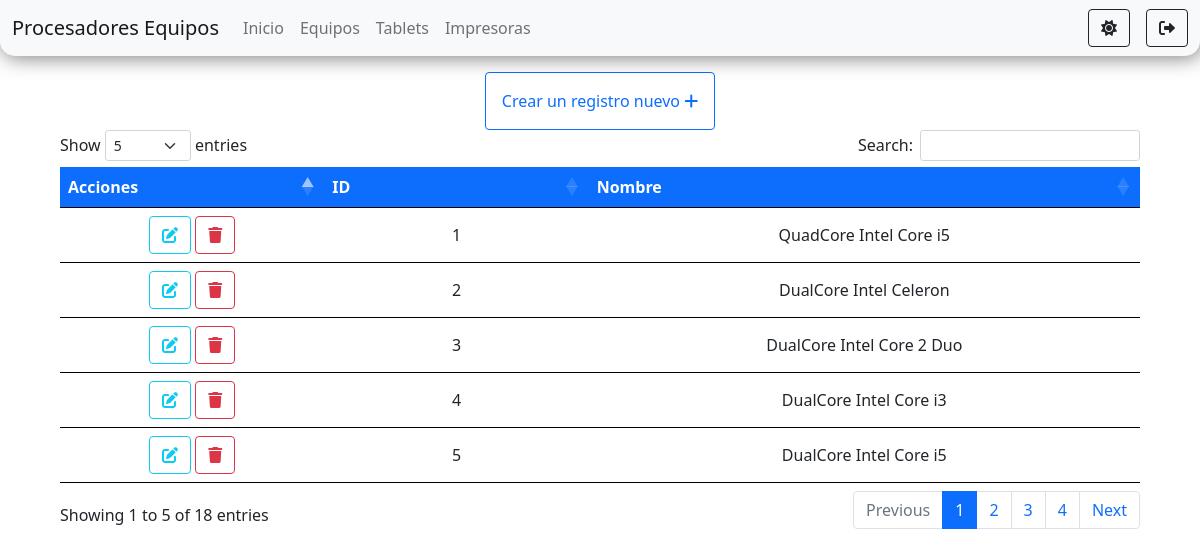
/components/addElements/procesadores.php (signed in), run on the app's committed database.
### tables this page shows
CREATE TABLE `procesador` (
  `id` int(11) NOT NULL,
  `nombre` varchar(100) NOT NULL
);

### tables/tables.php (called while the page is built, shortened)
<?php
    $procesadores = "SELECT * FROM procesador";
    $procesadorResult = $connection->query($procesadores);
?>

### components/addElements/procesadores.php (the view, shortened to what this page needs)
<?php
    require_once('../../connection/connection.php');
    require_once('../../tables/tables.php');
?>
<!doctype html>
<html lang="es">
<head>
    <link rel="stylesheet" href="https://cdnjs.cloudflare.com/ajax/libs/font-awesome/6.0.0-beta2/css/all.min.css" />
    <link href="https://cdn.jsdelivr.net/npm/bootstrap@5.1.2/dist/css/bootstrap.min.css" rel="stylesheet"
>
    <link rel="stylesheet" href="https://cdn.datatables.net/1.11.3/css/dataTables.bootstrap5.min.css">
    <link rel="stylesheet" href="../../styles/styles.css">
</head>
<body id="body">
    <nav class="navbar navbar-expand-lg navbar-light bg-light" id="navbar">
        <div class="container-fluid">
            <a class="navbar-brand" href="#">Procesadores Equipos</a>
            <div class="collapse navbar-collapse" id="navbarSupportedContent">
                <ul class="navbar-nav me-auto mb-2 mb-lg-0">
                <li class="nav-item">
                        <a class="nav-link" href="../../index.php">Inicio</a>
                    </li>
                    <li class="nav-item">
                        <a class="nav-link" href="../../pages/equipos/equipos.php">Equipos</a>
                    </li>
                    <li class="nav-item">
                        <a class="nav-link" href="../../pages/tablets/tablets.php">Tablets</a>
                    </li>
                    <li class="nav-item">
                        <a class="nav-link" href="../../pages/impresoras/impresoras.php">Impresoras</a>
                    </li>
                </ul>
                <div class="d-flex">
                    <button class="btn me-3 btn-outline-dark" id="btn-oscuro" onclick="onModoOscuro()"  title="Modo oscuro"><i class="fas fa-sun"></i></button>
                    <a href="../../components/router.php?page=logout" class="btn btn-outline-dark" id="btn-salir" title="Salir"><i class="fas fa-sign-out-alt"></i></a>
                </div>
            </div>
        </div>
    </nav>
    <div class="container-fluid d-flex flex-column align-items-center mt-3">
        <a onclick="addProcesadores()" class="btn btn-outline-primary p-3">Crear un registro nuevo <i class='fas fa-plus' ></i></a>
        <div class="tabla">
            <table id="equipos" class="table text-center mt-4">
                <thead>
                    <tr class="bg-primary text-white">
                        <th>Acciones</th>
                        <th scope="col">ID</th>
                        <th scope="col">Nombre</th>
                    </tr>
                </thead>
                <tbody>
                    <?php
                        if($procesadorResult ->num_rows>0){
                            while($row = $procesadorResult ->fetch_assoc()){
                    ?>
                    <tr>
                        <td>
                            <a onclick="editProcesadores(<?php echo $row['id']?>, '<?php echo $row['nombre'] ?>')"  class="btn btn-outline-info"><i class="fas fa-edit"></i></a>
                            <a  onclick="deleteProcesadores('<?php echo $row['id']?>', '<?php echo $row['nombre'] ?>')" class="btn btn-outline-danger"><i class="fas fa-trash"></i></a>
                        </td>
                        <td><?php echo $row['id']  ?></td>
                        <td><?php echo $row['nombre'] ?></td>
                    </tr>
                    <?php }} ?>
                </tbody>
            </table>
        </div>
    </div>
</body>
</html>

### styles/styles.css (style rules this page uses)
body { min-height: 100vh; }
#navbar { box-shadow: 2px 2px 20px rgb(0 0 0 / 50%); border-bottom-left-radius: 15px; border-bottom-right-radius: 15px; }
.tabla { height: 85vh; width: 90vw; overflow-x: scroll; }
td { min-width: 100px !important; }
tr { border-bottom: 3px solid black; vertical-align: middle; }

### data on the page
procesador: id "1", nombre "QuadCore Intel Core i5"
procesador: id "2", nombre "DualCore Intel Celeron"
procesador: id "3", nombre "DualCore Intel Core 2 Duo"
procesador: id "4", nombre "DualCore Intel Core i3"
procesador: id "5", nombre "DualCore Intel Core i5"
